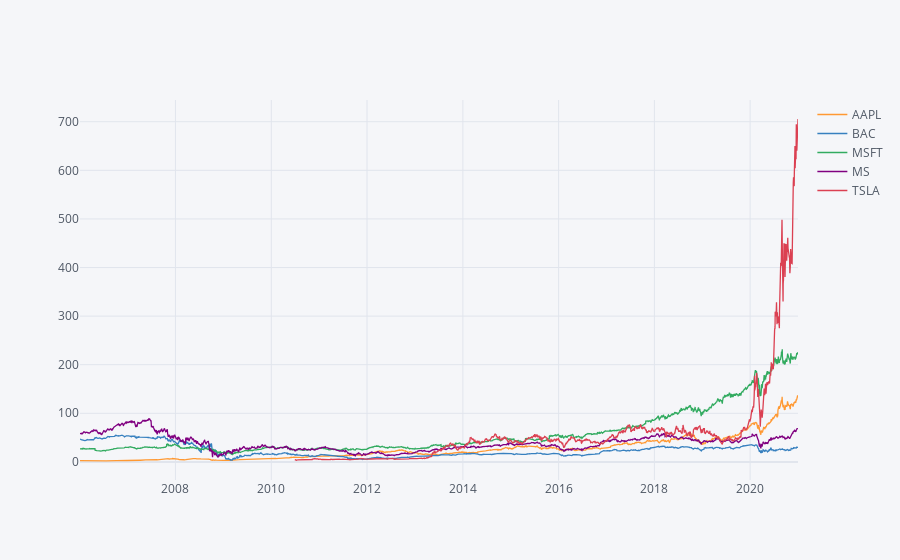

Notebook code cell kept with this figure:
### Code cell
import cufflinks as cf
from plotly.offline import download_plotlyjs,init_notebook_mode,plot,iplot
init_notebook_mode(connected=True)
cf.go_offline()
stock_data.xs(key='Close',level='Stock info',axis=1).iplot()

### Figure 1 — Plotly figure (JSON) as saved in the notebook; plotly's stock layout.template omitted (floating-point values rounded to 4 significant figures; data arrays with more than 128 entries replaced by an {"elided": "..."} marker saying what was removed)
{"data": [{"line": {"color": "rgba(255, 153, 51, 1.0)", "dash": "solid", "shape": "linear", "width": 1.3}, "mode": "lines", "name": "AAPL", "text": "", "type": "scatter", "x": {"elided": "3776 str values"}, "y": {"elided": "3776 float values"}}, {"line": {"color": "rgba(55, 128, 191, 1.0)", "dash": "solid", "shape": "linear", "width": 1.3}, "mode": "lines", "name": "BAC", "text": "", "type": "scatter", "x": {"elided": "3776 str values"}, "y": {"elided": "3776 float values"}}, {"line": {"color": "rgba(50, 171, 96, 1.0)", "dash": "solid", "shape": "linear", "width": 1.3}, "mode": "lines", "name": "MSFT", "text": "", "type": "scatter", "x": {"elided": "3776 str values"}, "y": {"elided": "3776 float values"}}, {"line": {"color": "rgba(128, 0, 128, 1.0)", "dash": "solid", "shape": "linear", "width": 1.3}, "mode": "lines", "name": "MS", "text": "", "type": "scatter", "x": {"elided": "3776 str values"}, "y": {"elided": "3776 float values"}}, {"line": {"color": "rgba(219, 64, 82, 1.0)", "dash": "solid", "shape": "linear", "width": 1.3}, "mode": "lines", "name": "TSLA", "text": "", "type": "scatter", "x": {"elided": "3776 str values"}, "y": {"elided": "3776 mixed values"}}], "layout": {"legend": {"bgcolor": "#F5F6F9", "font": {"color": "#4D5663"}}, "paper_bgcolor": "#F5F6F9", "plot_bgcolor": "#F5F6F9", "title": {"font": {"color": "#4D5663"}}, "xaxis": {"gridcolor": "#E1E5ED", "showgrid": true, "tickfont": {"color": "#4D5663"}, "title": {"font": {"color": "#4D5663"}, "text": ""}, "zerolinecolor": "#E1E5ED"}, "yaxis": {"gridcolor": "#E1E5ED", "showgrid": true, "tickfont": {"color": "#4D5663"}, "title": {"font": {"color": "#4D5663"}, "text": ""}, "zerolinecolor": "#E1E5ED"}}}
